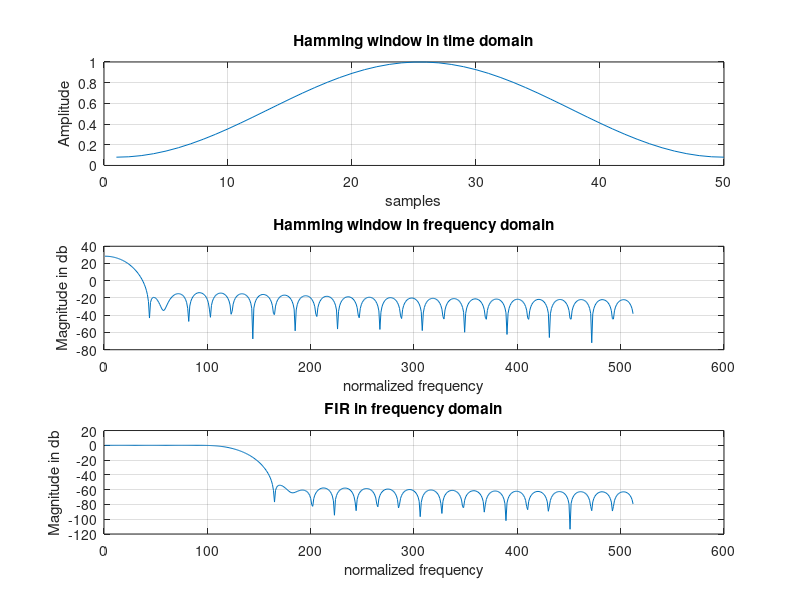

MATLAB code to generate this figure:
%title : FIR filter response using Hamming.

clear all;

wc = 0.25;
l = 50;
p = hamming(l);

subplot(3,1,1);
plot(p);
grid on;
title('Hamming window in time domain');
xlabel('samples');
ylabel('Amplitude');

r = freqz(p);
q = 20*log10(abs(r));

subplot(3,1,2);
plot(q);
grid on;
title('Hamming window in frequency domain');
xlabel('normalized frequency');
ylabel('Magnitude in db');

w = fir1(l-1, wc, p);

z = freqz(w);
y = 20*log10(abs(z));

subplot(3,1,3);
plot(y);
grid on;
title('FIR in frequency domain');
xlabel('normalized frequency');
ylabel('Magnitude in db');


